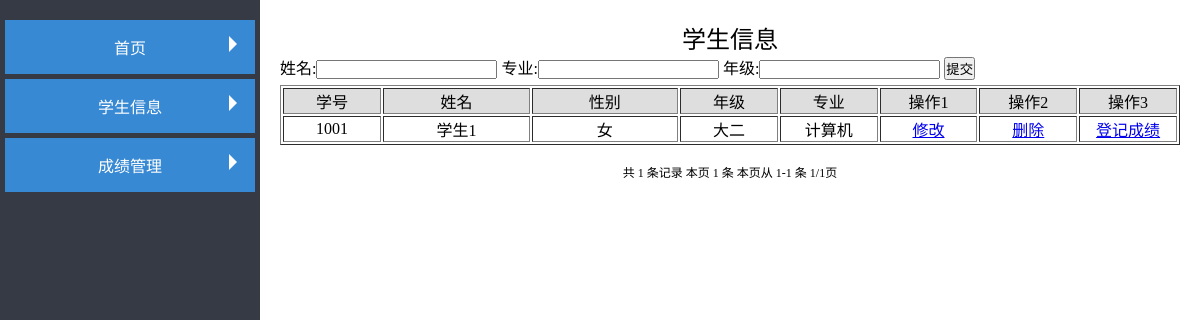
The page /showStudent.php (signed in) on the database its author committed.
### tables this page shows
CREATE TABLE `student` (
  `Sno` int(11) NOT NULL AUTO_INCREMENT,
  `name` varchar(255) DEFAULT NULL,
  `grade` varchar(255) DEFAULT NULL,
  `password` varchar(255) DEFAULT '123',
  `sex` varchar(255) DEFAULT NULL,
  `dept` varchar(255) DEFAULT NULL,
  PRIMARY KEY (`Sno`)
);

### showStudent.php (the view, shortened to what this page needs)
<!DOCTYPE html>
<html lang="en">
<head>
    <link rel="stylesheet" type="text/css" href="css/index.css">
    <link rel="stylesheet" type="text/css" href="css/show.css">
</head>
<body>
<div class="wrapper">
    <div class="wrap">
        <div class="nav">
            <ul>
                <li class="list">
                    <h2><i></i>首页</h2>
                </li>
                <li class="list">
                    <h2><i></i>学生信息</h2>
                </li>
                <li class="list">
                    <h2><i></i>成绩管理</h2>
                </li>
            </ul>
        </div>
    </div>
    <div id="container">
        <h2>学生信息</h2>
        <form method="post" action="showStudent.php">
            姓名:<input type="text" name="name">
            专业:<input type="text" name="dept">
            年级:<input type="text" name="grade">
            <input type="submit" name="submit" value="提交" id="submit">
        </form>
        <div id="center">
            <ul>
                    <table align="center"  style="text-align:center;" border="1" >
                        <tr id="table">
                            <td "width: 50px;">学号</td>
                            <td style="width: 150px;">姓名</td>
                            <td style="width: 150px;">性别</td>
                            <td>年级</td>
                            <td>专业</td>
                            <td>操作1</td>
                            <td>操作2</td>
                            <td>操作3</td>
                        </tr>
                    <?php
                    require_once "hanshu.php";
                    require_once 'connect.php';
                    if (isset($_POST['submit'])){
                        $name= $_POST['name'];
                        $dept= $_POST['dept'];
                        $grade= $_POST['grade'];
                        $sqlall = "select count(*) from student where name like '%{$name}%' and dept like '%{$dept}%' and grade like '%{$grade}%'";
                        $resultall = $conn->query($sqlall);
                        $arr1 = $resultall->fetch_row();
                        $c = $arr1[0];
                        $page = new page($c,10);
                        $sql = "select Sno,name,sex,grade,dept from student where name like '%{$name}%' and dept like '%{$dept}%' and grade like '%{$grade}%'" .$page->limit;
                    }
                    else{
                        $sqlall = "select count(*) from student";
                        $resultall = $conn->query($sqlall);
                        $arr1 = $resultall->fetch_row();
                        $c = $arr1[0];
                        $page = new page($c,10);
                        $sql = "select Sno,name,sex,grade,dept from student " .$page->limit;
                    }
                    $result = $conn->query($sql);
                    if($result){
                        $arr = $result->fetch_all();
                        foreach($arr as $v){
                            $id=$v[0];
                            echo"<tr>
        <td>{$v[0]}</td>
        <td>{$v[1]}</td>
        <td>{$v[2]}</td>
        <td>{$v[3]}</td>
        <td>{$v[4]}</td>
        <td><a href='addStudent.php?id=$id'>修改</a></td>
        <td><a href='deleteStudent.php?id=$id'>删除</a></td>
        <td><a href='addGrade.php?Sno=$id'>登记成绩</a></td>
        </tr>";
                        }
                    }
                    ?>
                    </table>
                    <br/>
                    <?php
                    echo "<div align='center'>{$page->fpage()}</div>";
                    ?>
            </ul>
        </div>
    </div>
</body>

### css/index.css (style rules this page uses)
* { box-sizing: border-box; margin: 0; padding: 0; font-weight: 300; }
body { font-weight: 300; width: 100%; height: 100%; }
.wrapper { position: absolute; display: flex; left: 0; width: 100%; height: 100%; overflow: hidden; z-index: -1; }
.wrap { -webkit-appearance: none; -moz-appearance: none; appearance: none; width: 260px; margin: 0 auto; padding: 10px 0; float: left; background-color: rgba(255, 255, 255, 0.08); text-align: center; position: relative; z-index: 2; outline: 0; height: 100%; background-color: #363a45; }
.nav { z-index: 1000; width:250px; margin: 10px 5px 0; }
.list { margin-bottom: 5px; }
.list h2 { position: relative; padding: 15px 0; background-color: #3889d4; text-align: center; font-size: 16px; color: #fff; transition: .5s; }
.list i { position: absolute; right: 10px; top: 16px; border: 8px solid transparent; border-left-color: #fff; transform:rotate(0deg); transform-origin: 1px 8px; transition: .5s; }
#container { float: left; width: calc(100% - 260px); margin: 20px; height: 100%; }

### css/show.css (style rules this page uses)
#container h2 { font-family: 华文新魏; text-align: center; }
#center { margin-top: 5px; width: 100%; height: 100%; }
#center ul { overflow: hidden; height:100%; }
#table { background-color: rgba(200, 200, 200, 0.6); }
#table td { width: 100px; }

### rows shown on the page
student: Sno "1001", name "学生1", sex "女", grade "大二", dept "计算机"

### other values the page prints
$this->total "1"
$this->config["head"] "条记录"
$this->disnum() "1"
$this->start() "1"
$this->end() "1"
$this->page "1"
$this->pageNum "1"
